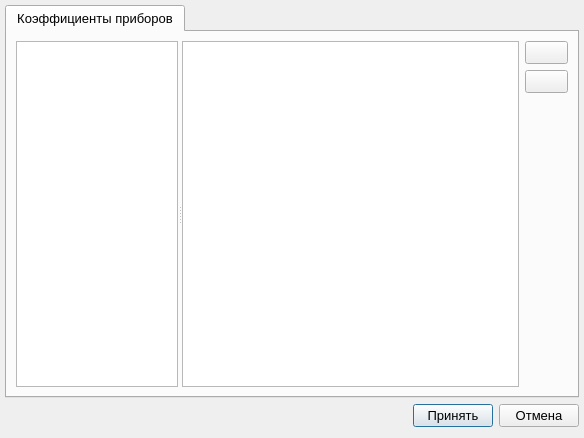
<?xml version="1.0" encoding="UTF-8"?>
<ui version="4.0">
 <class>shared_measure_parameters_dialog</class>
 <widget class="QDialog" name="shared_measure_parameters_dialog">
  <property name="geometry">
   <rect>
    <x>0</x>
    <y>0</y>
    <width>584</width>
    <height>438</height>
   </rect>
  </property>
  <property name="font">
   <font>
    <pointsize>10</pointsize>
   </font>
  </property>
  <property name="windowTitle">
   <string>Общие параметры для всех измерений</string>
  </property>
  <property name="windowIcon">
   <iconset resource="../irspy/qt/resources/icons.qrc">
    <normaloff>:/icons/icons/settings.png</normaloff>:/icons/icons/settings.png</iconset>
  </property>
  <layout class="QVBoxLayout" name="verticalLayout">
   <property name="leftMargin">
    <number>5</number>
   </property>
   <property name="topMargin">
    <number>5</number>
   </property>
   <property name="rightMargin">
    <number>5</number>
   </property>
   <item>
    <widget class="QTabWidget" name="tabWidget">
     <property name="currentIndex">
      <number>0</number>
     </property>
     <widget class="QWidget" name="tab">
      <attribute name="title">
       <string>Коэффициенты приборов</string>
      </attribute>
      <layout class="QGridLayout" name="gridLayout">
       <item row="0" column="0">
        <widget class="QSplitter" name="shared_parameters_splitter">
         <property name="orientation">
          <enum>Qt::Horizontal</enum>
         </property>
         <widget class="QListWidget" name="devices_list">
          <property name="sizePolicy">
           <sizepolicy hsizetype="Expanding" vsizetype="Expanding">
            <horstretch>1</horstretch>
            <verstretch>0</verstretch>
           </sizepolicy>
          </property>
          <property name="font">
           <font>
            <pointsize>10</pointsize>
           </font>
          </property>
          <property name="editTriggers">
           <set>QAbstractItemView::NoEditTriggers</set>
          </property>
         </widget>
         <widget class="QWidget" name="widget" native="true">
          <property name="sizePolicy">
           <sizepolicy hsizetype="Expanding" vsizetype="Preferred">
            <horstretch>2</horstretch>
            <verstretch>0</verstretch>
           </sizepolicy>
          </property>
          <layout class="QHBoxLayout" name="horizontalLayout">
           <property name="spacing">
            <number>6</number>
           </property>
           <property name="leftMargin">
            <number>0</number>
           </property>
           <property name="topMargin">
            <number>0</number>
           </property>
           <property name="rightMargin">
            <number>0</number>
           </property>
           <property name="bottomMargin">
            <number>0</number>
           </property>
           <item>
            <widget class="QTableView" name="device_coefs_view">
             <property name="sizePolicy">
              <sizepolicy hsizetype="Expanding" vsizetype="Expanding">
               <horstretch>2</horstretch>
               <verstretch>0</verstretch>
              </sizepolicy>
             </property>
             <property name="editTriggers">
              <set>QAbstractItemView::AnyKeyPressed|QAbstractItemView::DoubleClicked|QAbstractItemView::EditKeyPressed</set>
             </property>
             <attribute name="horizontalHeaderStretchLastSection">
              <bool>true</bool>
             </attribute>
             <attribute name="verticalHeaderVisible">
              <bool>true</bool>
             </attribute>
            </widget>
           </item>
           <item>
            <layout class="QVBoxLayout" name="verticalLayout_2">
             <item>
              <widget class="QPushButton" name="add_coefficient_button">
               <property name="sizePolicy">
                <sizepolicy hsizetype="Fixed" vsizetype="Fixed">
                 <horstretch>0</horstretch>
                 <verstretch>0</verstretch>
                </sizepolicy>
               </property>
               <property name="text">
                <string/>
               </property>
               <property name="icon">
                <iconset resource="../irspy/qt/resources/icons.qrc">
                 <normaloff>:/icons/icons/plus.png</normaloff>:/icons/icons/plus.png</iconset>
               </property>
              </widget>
             </item>
             <item>
              <widget class="QPushButton" name="remove_coefficient_button">
               <property name="sizePolicy">
                <sizepolicy hsizetype="Fixed" vsizetype="Fixed">
                 <horstretch>0</horstretch>
                 <verstretch>0</verstretch>
                </sizepolicy>
               </property>
               <property name="text">
                <string/>
               </property>
               <property name="icon">
                <iconset resource="../irspy/qt/resources/icons.qrc">
                 <normaloff>:/icons/icons/minus2.png</normaloff>:/icons/icons/minus2.png</iconset>
               </property>
              </widget>
             </item>
             <item>
              <spacer name="verticalSpacer">
               <property name="orientation">
                <enum>Qt::Vertical</enum>
               </property>
               <property name="sizeHint" stdset="0">
                <size>
                 <width>20</width>
                 <height>40</height>
                </size>
               </property>
              </spacer>
             </item>
            </layout>
           </item>
          </layout>
         </widget>
        </widget>
       </item>
      </layout>
     </widget>
    </widget>
   </item>
   <item>
    <layout class="QHBoxLayout" name="buttons_layout">
     <item>
      <spacer name="horizontalSpacer_2">
       <property name="orientation">
        <enum>Qt::Horizontal</enum>
       </property>
       <property name="sizeHint" stdset="0">
        <size>
         <width>40</width>
         <height>20</height>
        </size>
       </property>
      </spacer>
     </item>
     <item>
      <widget class="QPushButton" name="accept_button">
       <property name="text">
        <string>Принять</string>
       </property>
       <property name="default">
        <bool>true</bool>
       </property>
      </widget>
     </item>
     <item>
      <widget class="QPushButton" name="cancel_button">
       <property name="text">
        <string>Отмена</string>
       </property>
      </widget>
     </item>
    </layout>
   </item>
  </layout>
 </widget>
 <tabstops>
  <tabstop>tabWidget</tabstop>
  <tabstop>devices_list</tabstop>
  <tabstop>device_coefs_view</tabstop>
  <tabstop>add_coefficient_button</tabstop>
  <tabstop>remove_coefficient_button</tabstop>
  <tabstop>accept_button</tabstop>
  <tabstop>cancel_button</tabstop>
 </tabstops>
 <resources>
  <include location="../irspy/qt/resources/icons.qrc"/>
 </resources>
 <connections/>
</ui>
